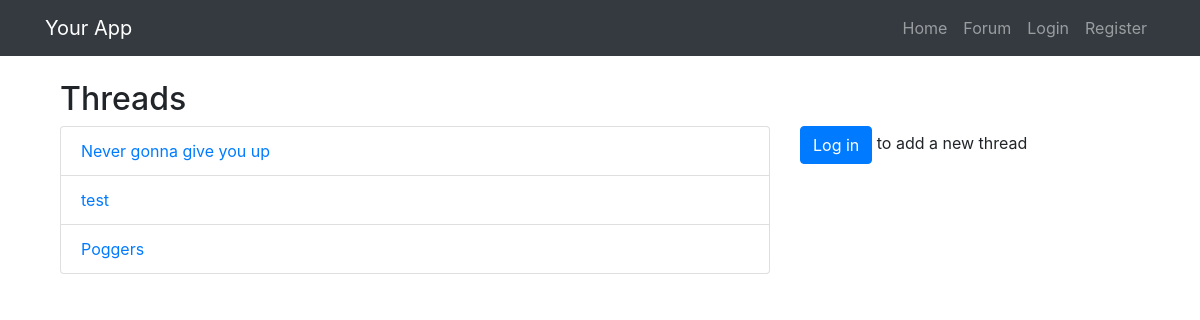
The page /forum/thread_list/1/ on the database its author committed.
### Forum/models.py (models this page shows)
class Thread(models.Model):
    page = models.ForeignKey(Page, on_delete=models.CASCADE)
    title = models.CharField(max_length=200)

### Forum/views.py (the view)
# urls.py: path('thread_list/<int:page_id>/', views.thread_list, name='thread_list'),
def thread_list(request, page_id):
    page = Page.objects.get(pk=page_id)
    threads = Thread.objects.filter(page=page)
    return render(request, 'thread_list.html', {'threads': threads, 'page': page})

### Forum/templates/thread_list.html
{% extends 'base.html' %}
{% block content %}
<div class="container">
  <h2>Threads</h2>
  <div class="row">
    <div class="col-md-8">
      <ul class="list-group">
        {% for thread in threads %}
        <li class="list-group-item">
          <a href="{% url 'thread_detail' thread.id %}">{{ thread.title }}</a>
        </li>
        {% endfor %}
      </ul>
    </div>
    <div class="col-md-4">
      {% if user.is_authenticated %}
      <div class="card">
        <div class="card-body">
          <h5 class="card-title">User Profile</h5>
          <p class="card-text">Username: {{ user.username }}</p>
        </div>
      </div>
      <div class="mt-4">
        <a href="{% url 'create_thread' page_id=page.id %}" class="btn btn-primary">Add a new thread</a>
      </div>
      {% else %}
      <p><a href="{% url 'login' %}" class="btn btn-primary">Log in</a> to add a new thread</p>
      {% endif %}
    </div>
  </div>
</div>
{% endblock %}

### rows shown on the page
Thread: title "Never gonna give you up"
Thread: title "test"
Thread: title "Poggers"
